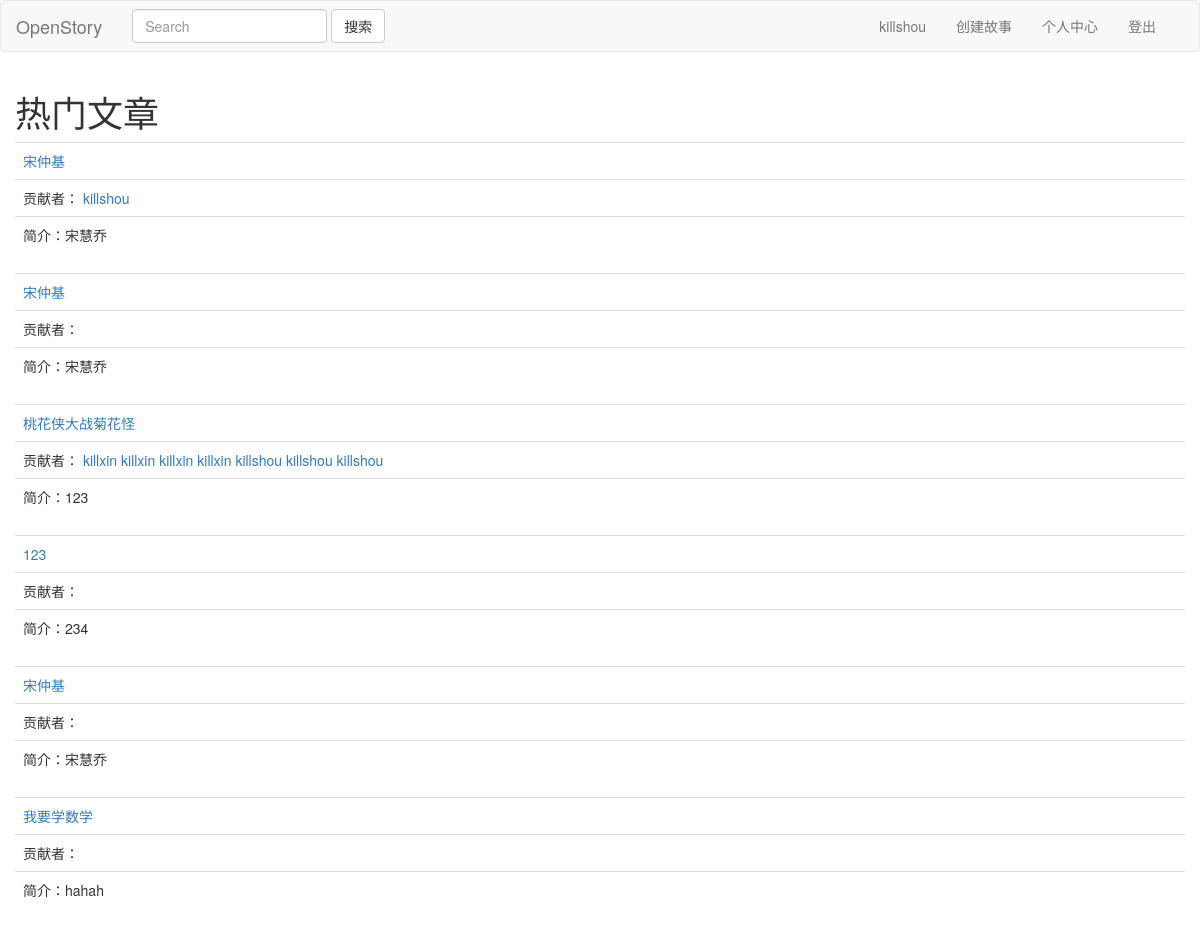
The app's page / (signed in) with its own data.
### story/models.py (models this page shows)
class Story(models.Model):
    title = models.TextField(default='')
    brief = models.TextField(default='')
    owner = models.ForeignKey(User,default=None)

class Chapter(models.Model):
    subtitle = models.TextField(default='')
    content = models.TextField(default='')
    story = models.ForeignKey(Story, default=None)
    writter = models.ForeignKey(User, default=None)

### author/views.py (the view)
# urls.py: url(r'^$', views.home_page, name="home"),
def home_page(request):
    stories = Story.objects.all()
    return render(request, 'home.html', { 'stories':stories, })

### author/templates/home.html
{% extends 'base.html' %}
{% block header %}<h1>热门文章</h1>{% endblock %}
{% block content %}
{% for story in stories %}
<table class='table'>
    <tr>
        <td><a href="{% url 'viewstory' story.id %}">{{ story.title }}</a></td>
    </tr>
    <tr>
        <td>贡献者： {% for chapter in story.chapter_set.all %}
            <a href="{% url 'author' chapter.writter.username %}">{{ chapter.writter.username }}</a> {% endfor %}
        </td>
    </tr>
    <tr>
        <td>简介：{{ story.brief }}</td>
    </tr>
</table>
{% endfor %}
{% endblock %}

### author/templates/navbar.html (shortened to what this page needs)
<nav class="navbar navbar-default">
    <div class="navbar-header">
        <a class="navbar-brand" href="{% url 'home' %}">OpenStory</a>
    </div>
    <div>
        <form class="navbar-form navbar-left" method="POST" action="{% url 'search' %}">
            <input type="text" class="form-control" placeholder="Search" name="keyword">
            <button type="submit" class="btn btn-default">搜索</button>
        </form>
        <div class="navbar-right" style="margin-right:2em">
            {% if request.user.is_authenticated %}
            <ul class="nav navbar-nav">
                <li class="navbar-text">{{ request.user.username }}</li>
                <li><a href='' data-toggle="modal" data-target="#newstory">创建故事</a></li>
                <li><a href="/{{ request.user.username }}">个人中心</a></li>
                <li><a href="{% url 'logout' %}">登出</a></li>
            </ul>
            {% else %}
            <button type="button" class="btn navbar-btn" data-toggle="modal" data-target="#login">登录</button>
            <button type="button" class="btn navbar-btn" data-toggle="modal" data-target="#signin">注册</button>
            {% include 'login.html' %}
            {% include 'signin.html' %}
            {% endif %}
        </div>
    </div>
</nav>

### records on screen
Story: title "宋仲基", brief "宋慧乔"
Chapter: writter.username "killshou"
Story: title "宋仲基", brief "宋慧乔"
Story: title "桃花侠大战菊花怪", brief "123"
Chapter: writter.username "killxin"
Chapter: writter.username "killxin"
Chapter: writter.username "killxin"
Chapter: writter.username "killxin"
Chapter: writter.username "killshou"
Chapter: writter.username "killshou"
Chapter: writter.username "killshou"
Story: title "123", brief "234"
Story: title "宋仲基", brief "宋慧乔"
Story: title "我要学数学", brief "hahah"

### other values on screen
{{ request.user.username }} "killshou"
